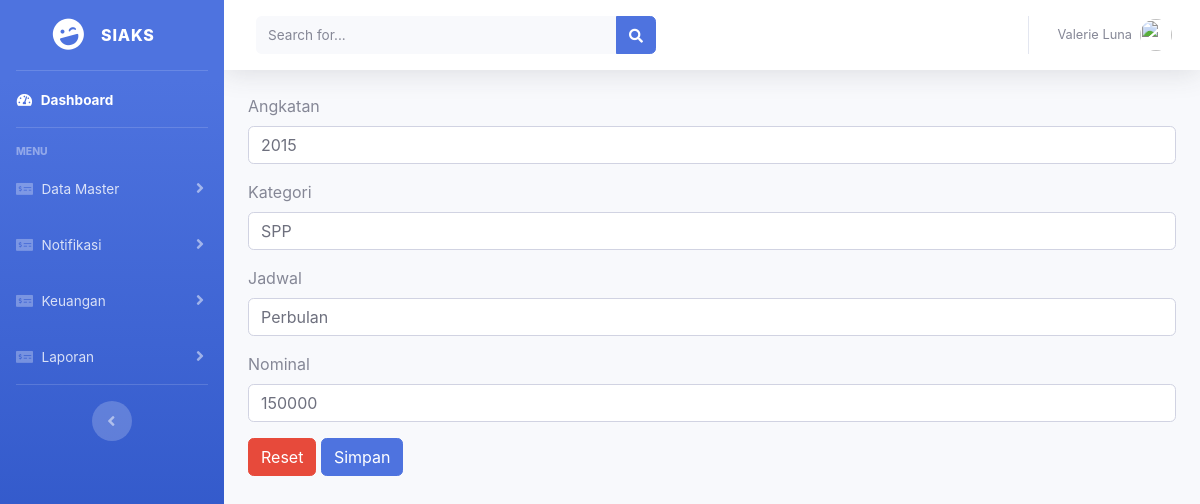
The page /index.php/biaya/edit_biaya/1 on the database its author committed.
### tables this page shows
CREATE TABLE `tbl_biaya` (
  `id_biaya` char(6) NOT NULL,
  `id_kk` varchar(50) NOT NULL,
  `angkatan` varchar(50) NOT NULL,
  `nominal` int(11) NOT NULL,
  `jadwal` varchar(50) NOT NULL,
  `id_jabatan` varchar(5) NOT NULL
);

### application/controllers/biaya.php (called while the page is built, shortened)
<?php
class Biaya extends CI_Controller {
    public function edit_biaya($id_biaya){
        $where = array('id_biaya' =>$id_biaya);
        $data['biaya'] = $this->m_bya->edit_biaya($where,'tbl_biaya')->result();
        $this->load->view('templates/header');
		$this->load->view('templates/sidebar');
		$this->load->view('edit_biaya',$data);
		$this->load->view('templates/footer');
    }
}
?>

### index.php (called while the page is built, shortened)
<?php
require_once BASEPATH.'core/CodeIgniter.php';

### application/models/m_bya.php (called while the page is built, shortened)
<?php
class M_bya extends CI_Model {
    public function edit_biaya($where, $table){
        return $this->db->get_where($table,$where);
    }
}
?>

### application/views/edit_biaya.php (the view, shortened to what this page needs)
<div class="content-wrepper container-fluid">
    <section class="content">
        <?php foreach ($biaya as $bya) { ?>
            <form action="<?php echo base_url().'biaya/update';?>" method="post">
                <div class="form-group">
                    <label>Angkatan</label>
                    <input type="text" name="angkatan" class="form-control" value="<?php echo $bya->angkatan ?>">
                </div>
                                <div class="form-group">
                    <label>Kategori</label>
                    <input type="text" name="id_kk" class="form-control" value="<?php echo $bya->id_kk ?>">
                </div>
                                <div class="form-group">
                    <label>Jadwal</label>
                    <input type="text" name="jadwal" class="form-control" value="<?php echo $bya->jadwal ?>">
                </div>
                <div class="form-group">
                    <label>Nominal</label>
                    <input type="text" name="nominal" class="form-control" value="<?php echo $bya->nominal ?>">
                </div>
                 <button type="reset" class="btn btn-danger">Reset</button>
                <button type="submit" class="btn btn-primary">Simpan</button>
            </form>
            <?php } ?>
    </section>
</div>

### rows shown on the page
tbl_biaya: angkatan "2015", id_kk "SPP", jadwal "Perbulan", nominal "150000"
